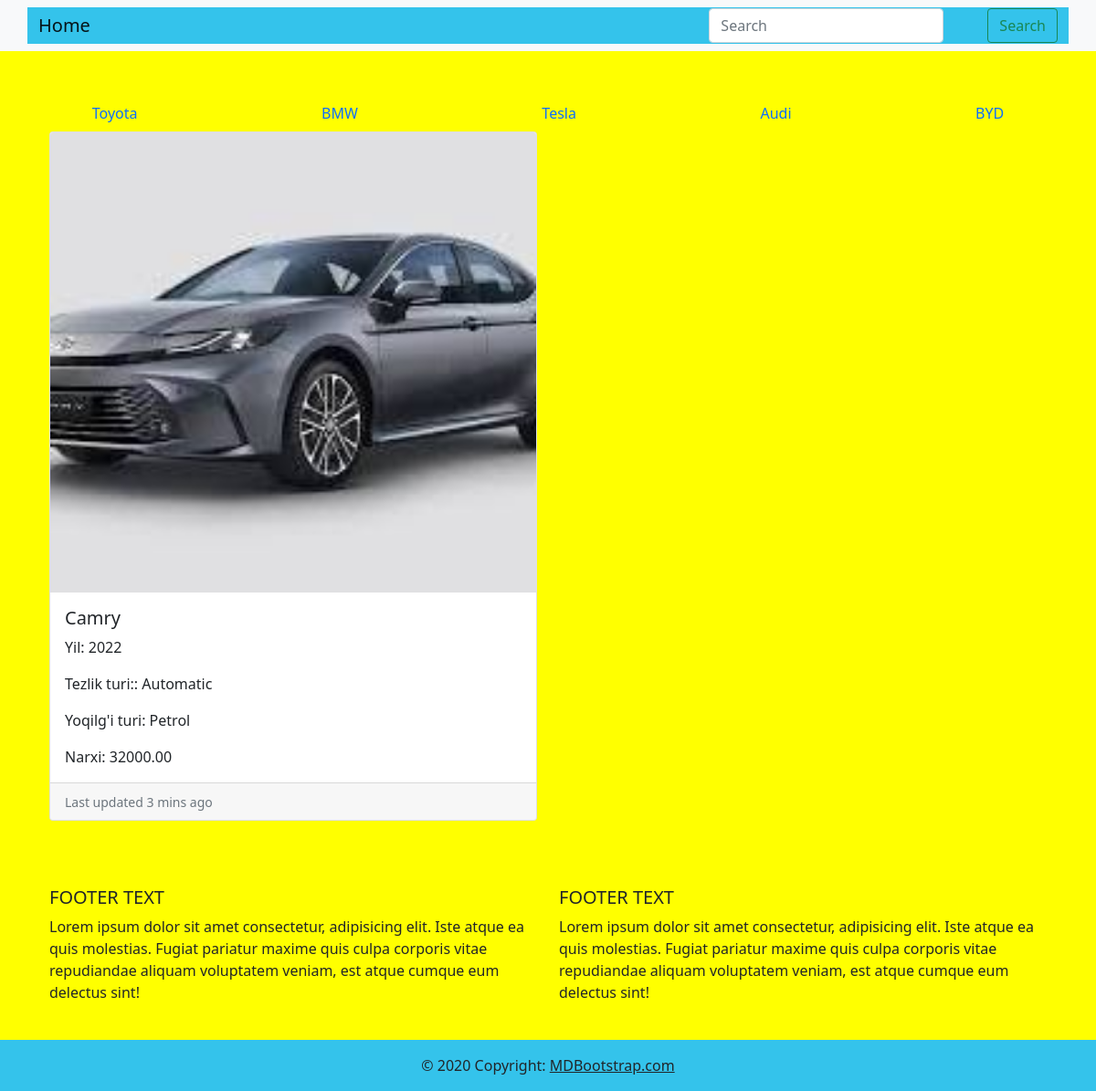
The app's page /cars/1/ with its own data.
### main/models.py (models this page shows, shortened)
class Brand(models.Model):
    title=models.CharField(max_length=150, unique=True)
    country = models.CharField(max_length=100)
    founded_year=models.PositiveIntegerField(null=True, blank=True)

class Car(models.Model):
    model=models.CharField(max_length=255,  unique=True)
    year=models.PositiveIntegerField()
    transmission=models.CharField(max_length=50)
    fuel_type=models.CharField(max_length=50)
    price=models.DecimalField(max_digits=12, decimal_places=2)
    image=models.ImageField(upload_to='images/', null=True, blank=True)
    brand=models.ForeignKey(Brand, on_delete=models.CASCADE)

### main/views.py (the view)
# urls.py: path('cars/<int:car_id>/', car_detail, name='detail'),
def car_detail(request, car_id):
    brands = Brand.objects.all()
    car = Car.objects.get(id=car_id)
    context = {
        'brands': brands,
        'car': car,
        'title': car.model
    }
    return render(request, 'main/detail.html', context)

### main/templates/main/detail.html
{% extends 'base.html' %}
{% block context %}
<div class="mb-5 container">
    <div class="row row-cols-2 row-cols-md-7 g-4">
        <div class="col">
            <div class="card h-100">
                {% if car.image %}
                <img src="{{ car.image.url }}" class="card-img-top" alt="...">
                {% else %}
                <img src="https://www.pallenz.co.nz/assets/camaleon_cms/image-not-found-4a963b95bf081c3ea02923dceaeb3f8085e1a654fc54840aac61a57a60903fef.png"
                     class="card-img-top" alt="...">
                {% endif %}
                <div class="card-body">
                    <h5 class="card-title">{{ car.model }}</h5>
                    <p class="card-text">Yil: {{ car.year }}</p>
                    <p class="card-text">Tezlik turi:: {{ car.transmission }}</p>
                    <p class="card-text">Yoqilg'i turi: {{ car.fuel_type }}</p>
                    <p class="card-text">Narxi: {{ car.price }}</p>
                </div>
                <div class="card-footer">
                    <small class="text-muted">Last updated 3 mins ago</small>
                </div>
            </div>
        </div>
    </div>
</div>
{% endblock context %}

### templates/base.html (shortened to what this page needs)
<!DOCTYPE html>
<html lang="en">
<head>
    {% include 'components/_style.html' %}
</head>
<body>
<div>
    {% include 'layout/navbar.html' %}
    <div class="mt-5">
        <nav class="nav nav-pills flex-column flex-sm-row">
            {% for brand in brands %}
            <a class="flex-sm-fill text-sm-center nav-link  {% if brand_id == brand.id %}active{% endif %}"
               href="{% url 'car_by_brand' brand.id %}">{{brand.title}}</a>
            {% endfor %}
        </nav>
    </div>
    <div class="mb-5 container" >
        {% block context %}
        {% endblock context %}
    </div>
    {% include 'layout/footer.html' %}
</div>
</body>
</html>

### main/staticfiles/css/style.css (style rules this page uses)
body { background-color: yellow }

### records on screen
Brand: title "Toyota"
Brand: title "BMW"
Brand: title "Tesla"
Brand: title "Audi"
Brand: title "BYD"
Car: image (picture), model "Camry", year "2022", transmission "Automatic", fuel_type "Petrol", price "32000.00"
